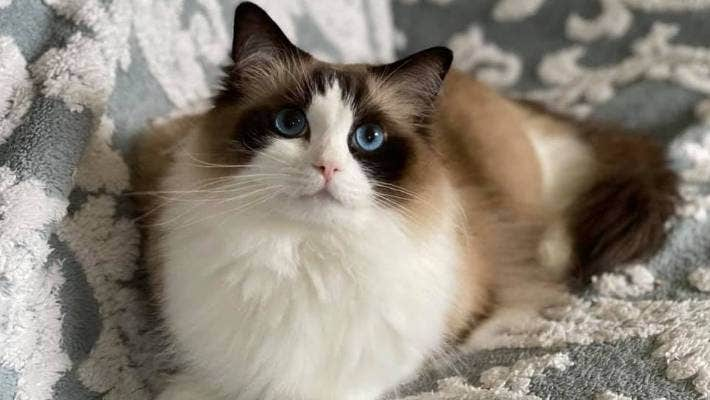
#> input picture Task 4/BeginnerLevel/Image to Pencil Sketch with Python/CATT.jpg, 710 x 400 px, found by its file name
$ jupyter execute --allow-errors Untitled4.ipynb
#> lines starting #> are read from the running program, lines starting #| are printed output that depends on the picture
#> (a cell that did not finish here is left out)

[cell 2]
import cv2
from matplotlib import pyplot as plt
import matplotlib.image as mpimg

[cell 3]
img = cv2.imread(r"C:\Users\Admin\Documents\csv\CATT.JPG")
#> img is the input picture: shape (400, 710, 3); mean B, G, R 121.2, 132.5, 141

[cell 4]
plt.imshow(img)
b,q,r = cv2.split(img)
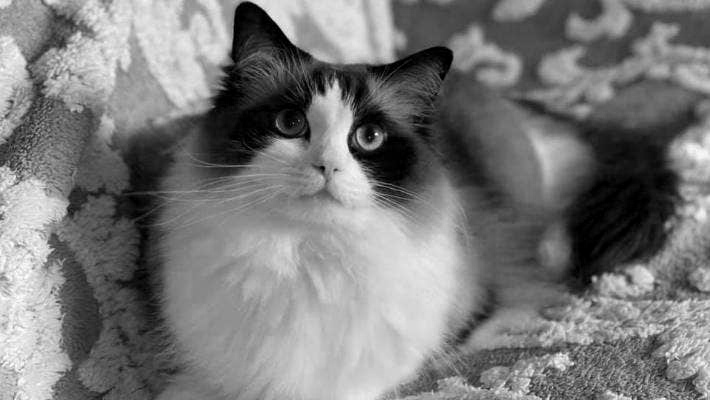
#> b: shape (400, 710); min 0, max 255, mean 121.2
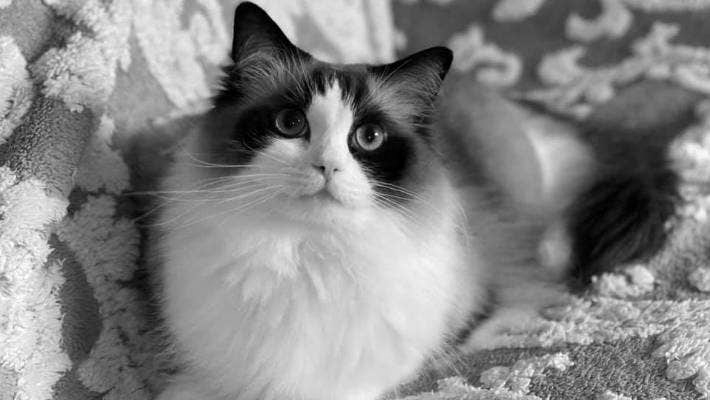
#> q: shape (400, 710); min 0, max 255, mean 132.5
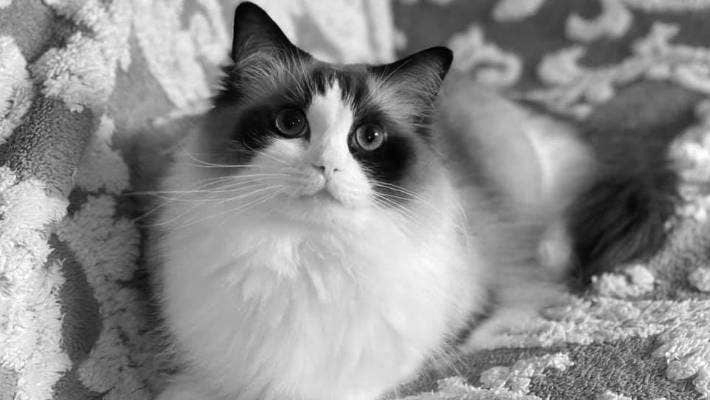
#> r: shape (400, 710); min 0, max 255, mean 141
img = cv2.merge((r,q,b))

[cell 5]
plt.title("Original Image")
plt.imshow(img)

[cell 6]
img = mpimg.imread(r'C:\Users\Admin\Documents\csv\CATT.JPG')
R, G, B = img[:,:,0], img[:,:,1], img[:,:,2]
imgGray = 0.2989 * R + 0.5870 * G + 0.1140 * B
plt.imshow(imgGray, cmap='gray')
plt.title("GrayScale Image")
plt.show()

[cell 7]
img_gray = cv2.cvtColor(img, cv2.COLOR_BGR2GRAY)
img_invert = cv2.bitwise_not(img_gray)
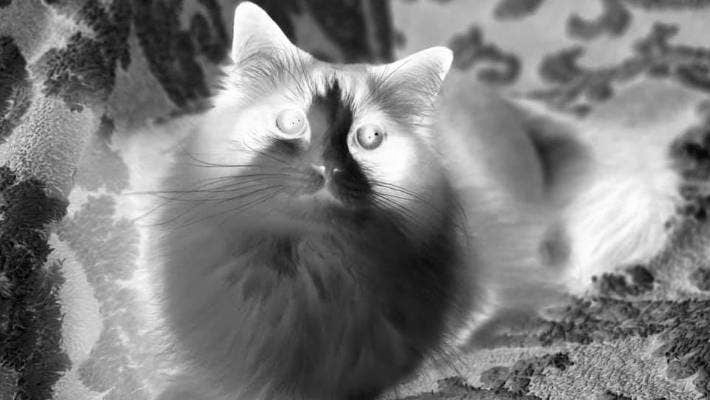
#> img_invert: shape (400, 710); min 0, max 255, mean 124.9
plt.figure(figsize=(8,8))
plt.imshow(img_invert,cmap="gray")
plt.axis("off")
plt.title("Inverted Image")
plt.show()

[cell 8]
img_smoothing = cv2.GaussianBlur(img_invert, (21, 21),sigmaX=0, sigmaY=0)
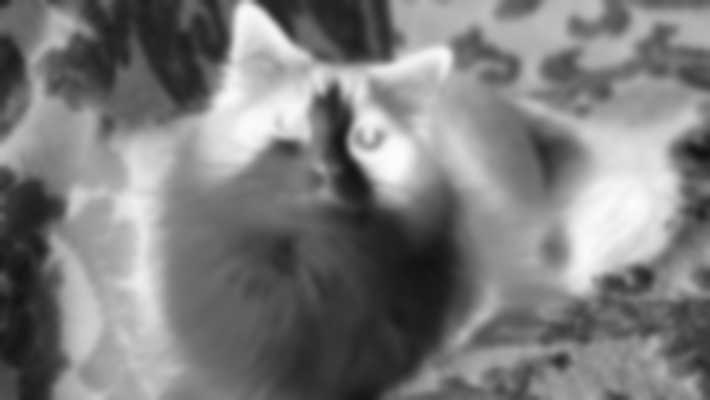
#> img_smoothing: shape (400, 710); min 18, max 252, mean 124.9
plt.figure(figsize=(8,8))
plt.imshow(img_smoothing,cmap="gray")
plt.axis("off")
plt.title("Smoothen Image")
plt.show()

[cell 9]
final = cv2.divide(img_gray, 255 - img_smoothing, scale=255)
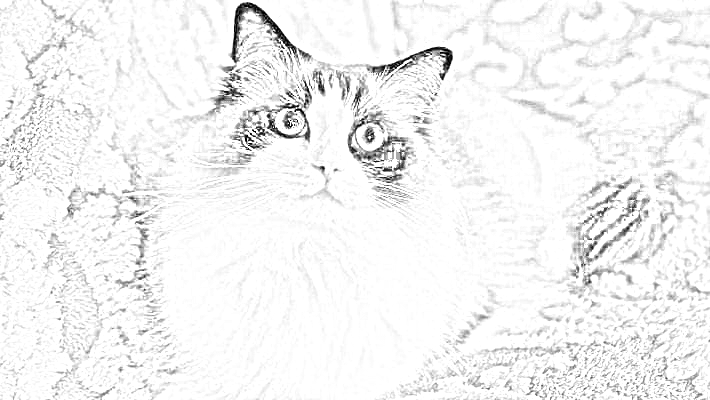
#> final: shape (400, 710); min 0, max 255, mean 242.7
plt.figure(figsize=(8,8))
plt.imshow(final,cmap="gray")
plt.axis("off")
plt.title("Final Sketch Image")
plt.show()

[cell 10]
plt.figure(figsize=(20,20))
plt.subplot(1,2,1)
plt.title('Original image', size=10)
plt.imshow(img)
plt.axis('off')
plt.subplot(1,2,2)
plt.title('final sketch', size=10)
final=cv2.cvtColor( final , cv2.COLOR_BGR2RGB)
#> final: shape (400, 710, 3)
plt.imshow( final )
plt.axis('off')
plt.show()
